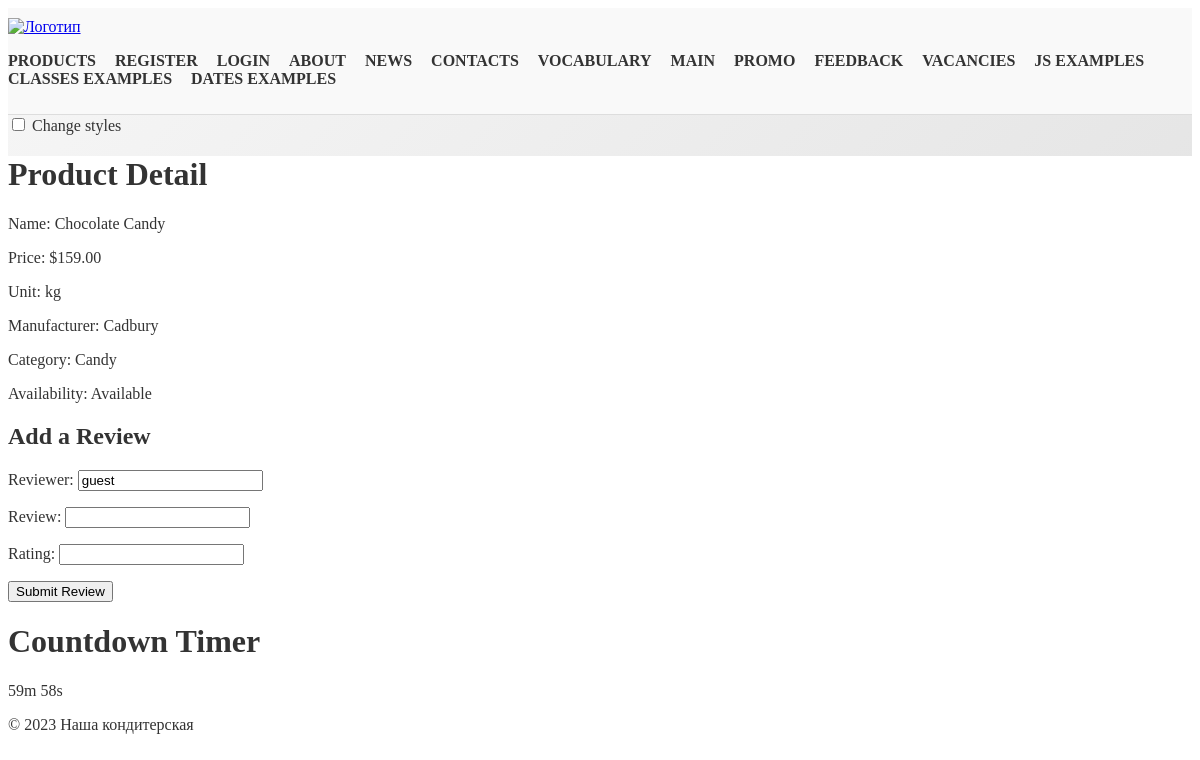
/products/4/, run on the app's committed database.
### products/models.py (models this page shows, shortened)
class Product(models.Model):
    name = models.CharField(max_length=100)
    price = models.DecimalField(max_digits=10, decimal_places=2)
    unit = models.CharField(max_length=50, choices=UNIT_CHOICES)
    manufacturer = models.ForeignKey(Manufacturer, on_delete=models.CASCADE)
    category = models.ForeignKey(Category, on_delete=models.CASCADE)
    quantity = models.PositiveIntegerField()
    @property
    def is_available(self):
        return self.quantity > 0

class Manufacturer(models.Model):
    name = models.CharField(max_length=200,
                            help_text='Enter manufacturer name')
    country = models.CharField(max_length=20)
    foundation_date = models.DateField()
    def __str__(self):
        return self.name

class Category(models.Model):
    name = models.CharField(max_length=200,
                            help_text='Enter category name')
    def __str__(self):
        return self.name

### products/views.py (the view, shortened to what this page needs)
# urls.py: path('products/<int:id>/', ProductDetail.as_view(), name='product_detail'),
class ProductDetail(View):
    def get(self, request, id):
        product = get_object_or_404(Product, id=id)
        review_form = ReviewForm()
        reviews = Review.objects.filter(product=product)
        return render(request, 'products/product_detail.html', {'product': product, 'review_form': review_form, 'reviews': reviews})

### products/forms.py
class ReviewForm(forms.ModelForm):
    rating = forms.IntegerField(
        validators=[
            MinValueValidator(0, "Rating must be 0 or greater."),
            MaxValueValidator(5, "Rating must be 5 or less.")
        ]
    )
    class Meta:
        model = Review
        fields = ['reviewer', 'review', 'rating']

### products/templates/products/product_detail.html (shortened to what this page needs)
{% extends 'base.html' %}
{% block content %}
<form>
    <label>
      <input type="checkbox" id="styless"> Change styles
    </label>
  </form>
<div class="custom-section">
         <h1>Product Detail</h1>
    <p>Name: {{ product.name }}</p>
    <p>Price: ${{ product.price }}</p>
    <p>Unit: {{ product.unit }}</p>
    <p>Manufacturer: {{ product.manufacturer }}</p>
    <p>Category: {{ product.category }}</p>
    <p>Availability: {% if product.is_available %}Available{% else %}Not Available{% endif %}</p>
        <h2>Add a Review</h2>
        <form method="post" action="{% url 'product_review' product.id %}">
            {{ review_form.as_p }}
            <button type="submit">Submit Review</button>
        </form>
    </div>
{% endblock %}

### products/templates/products/product_detail.html (style rules this page uses)
body { font-size: 16px; color: #333; background-color: #fff; }
.custom-section { background-color: #fff; }

### data on the page
Product: name "Chocolate Candy", price "159.00", unit "kg", manufacturer "Cadbury", category "Candy"
